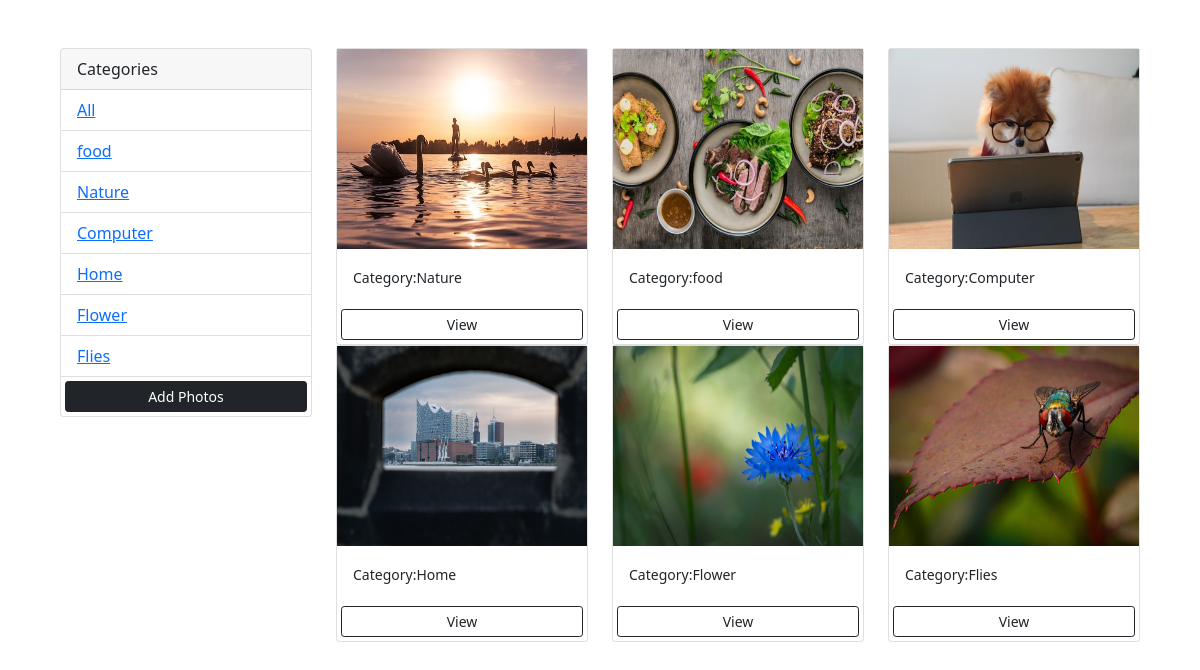
The page / on the database its author committed.
### djangoapp1/models.py (models this page shows, shortened)
class Category(models.Model):
    name = models.CharField(max_length=100, null=False, blank= False)
    def __str__(self):
        return self.name

class Photo(models.Model):
    category = models.ForeignKey(Category, on_delete= models.SET_NULL , null=True, blank=True)
    image = models.FileField(null = False, blank= False)
    description = models.TextField()

### djangoapp1/views.py (the view)
# urls.py: path('',views.gallery, name="gallery"),
def gallery(request):
    category = request.GET.get('category')
    categories = Category.objects.all()
    print(categories)
    photos = Photo.objects.all()
    context = {'categories': categories,'photos': photos}
    return render(request,'photos/gallery.html',context)

### djangoapp1/templates/photos/gallery.html (shortened to what this page needs)
<!DOCTYPE html>
<html lang="en">
<head>
    <link href="https://cdn.jsdelivr.net/npm/bootstrap@5.0.2/dist/css/bootstrap.min.css" rel="stylesheet"
>
</head>
<body class="m-5">
<div class="container">
    <div class="row">
        <div class="col-md-3">
            <div class="card" >
                <div class="card-header">
                 Categories
                </div>
                <ul class="list-group list-group-flush">
                    <li class="list-group-item">
                        <a href="{% url 'gallery' %}">All</a>
                    </li>
                    {% for category in categories %}
                  <li class="list-group-item">
                    <a href="{% url 'gallery' %}?category = {{category.name}}">{{category.name}}</a>
                    </li>
                  {% endfor %}
                      <a href="{% url 'add' %}" class="btn btn-dark btn-block btn-sm m-1">Add Photos</a>
                </ul>
              </div>
        </div>
        <div class="col-md-9">
           <div class="row">
               {% for photo in photos %}
               <div class="col-md-4">
            <div class="card" >
                <img src="{{photo.image.url}}" class="image-thumbail" alt="...">
                <div class="card-body">
                  <small>Category:{{photo.category.name}}</small>
                </div>
                <a href="{% url 'photo' photo.id %}" class="btn btn-outline-dark btn-sm m-1">View</a>
              </div>
              </div>
              {% empty %}
              <h3>No photos...</h3>
              {% endfor %}
           </div>
        </div>
    </div>
</div>
</body>
</html>

### djangoapp1/templates/photos/gallery.html (style rules this page uses)
.image-thumbail { height: 200px; }

### rows shown on the page
Category: name "food"
Category: name "Nature"
Category: name "Computer"
Category: name "Home"
Category: name "Flower"
Category: name "Flies"
Photo: image (picture), category.name "Nature"
Photo: image (picture), category.name "food"
Photo: image (picture), category.name "Computer"
Photo: image (picture), category.name "Home"
Photo: image (picture), category.name "Flower"
Photo: image (picture), category.name "Flies"
